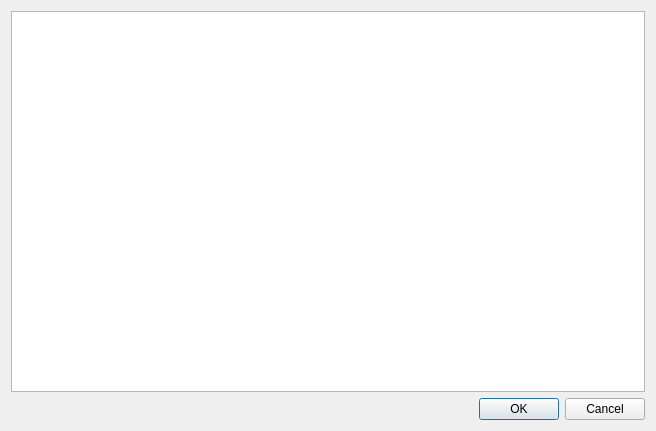
<?xml version="1.0" encoding="UTF-8"?>
<ui version="4.0">
 <class>editdetailsdlg</class>
 <widget class="QDialog" name="editdetailsdlg">
  <property name="geometry">
   <rect>
    <x>0</x>
    <y>0</y>
    <width>656</width>
    <height>431</height>
   </rect>
  </property>
  <property name="windowTitle">
   <string>Edit DVD Details</string>
  </property>
  <property name="locale">
   <locale language="English" country="UnitedKingdom"/>
  </property>
  <layout class="QVBoxLayout" name="verticalLayout">
   <item>
    <widget class="QTreeView" name="treeViewDVDDetails">
     <property name="alternatingRowColors">
      <bool>true</bool>
     </property>
     <property name="wordWrap">
      <bool>true</bool>
     </property>
    </widget>
   </item>
   <item>
    <widget class="QDialogButtonBox" name="buttonBox">
     <property name="orientation">
      <enum>Qt::Horizontal</enum>
     </property>
     <property name="standardButtons">
      <set>QDialogButtonBox::Cancel|QDialogButtonBox::Ok</set>
     </property>
    </widget>
   </item>
  </layout>
 </widget>
 <resources/>
 <connections>
  <connection>
   <sender>buttonBox</sender>
   <signal>accepted()</signal>
   <receiver>editdetailsdlg</receiver>
   <slot>accept()</slot>
   <hints>
    <hint type="sourcelabel">
     <x>248</x>
     <y>254</y>
    </hint>
    <hint type="destinationlabel">
     <x>157</x>
     <y>274</y>
    </hint>
   </hints>
  </connection>
  <connection>
   <sender>buttonBox</sender>
   <signal>rejected()</signal>
   <receiver>editdetailsdlg</receiver>
   <slot>reject()</slot>
   <hints>
    <hint type="sourcelabel">
     <x>316</x>
     <y>260</y>
    </hint>
    <hint type="destinationlabel">
     <x>286</x>
     <y>274</y>
    </hint>
   </hints>
  </connection>
 </connections>
</ui>
